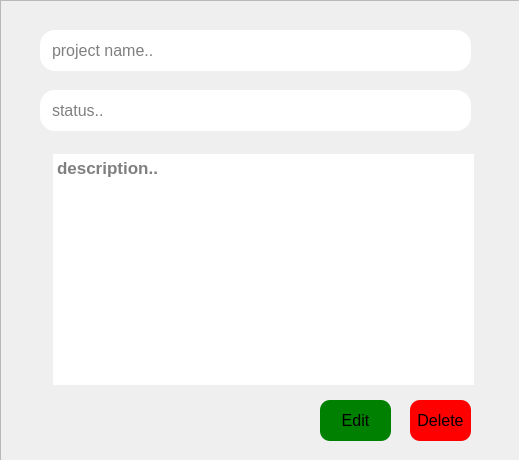
<?xml version="1.0" encoding="UTF-8"?>
<ui version="4.0">
 <class>aboutproject</class>
 <widget class="QWidget" name="aboutproject">
  <property name="geometry">
   <rect>
    <x>0</x>
    <y>0</y>
    <width>519</width>
    <height>460</height>
   </rect>
  </property>
  <property name="windowTitle">
   <string>Form</string>
  </property>
  <widget class="QFrame" name="frame">
   <property name="geometry">
    <rect>
     <x>0</x>
     <y>0</y>
     <width>521</width>
     <height>461</height>
    </rect>
   </property>
   <property name="styleSheet">
    <string notr="true">background:&quot;#bbbcb6&quot;;</string>
   </property>
   <property name="frameShape">
    <enum>QFrame::StyledPanel</enum>
   </property>
   <property name="frameShadow">
    <enum>QFrame::Raised</enum>
   </property>
   <widget class="QLineEdit" name="name">
    <property name="geometry">
     <rect>
      <x>40</x>
      <y>30</y>
      <width>431</width>
      <height>41</height>
     </rect>
    </property>
    <property name="font">
     <font>
      <pointsize>12</pointsize>
     </font>
    </property>
    <property name="styleSheet">
     <string notr="true">background:&quot;#fbd9b1&quot;;
border:none;
border-radius:15;
padding-left:10;</string>
    </property>
    <property name="text">
     <string/>
    </property>
    <property name="placeholderText">
     <string>project name..</string>
    </property>
   </widget>
   <widget class="QLineEdit" name="status">
    <property name="geometry">
     <rect>
      <x>40</x>
      <y>90</y>
      <width>431</width>
      <height>41</height>
     </rect>
    </property>
    <property name="font">
     <font>
      <pointsize>12</pointsize>
     </font>
    </property>
    <property name="styleSheet">
     <string notr="true">background:&quot;#fbd9b1&quot;;
border:none;
border-radius:15;
padding-left:10;</string>
    </property>
    <property name="placeholderText">
     <string>status..</string>
    </property>
   </widget>
   <widget class="QLabel" name="label">
    <property name="geometry">
     <rect>
      <x>50</x>
      <y>410</y>
      <width>251</width>
      <height>20</height>
     </rect>
    </property>
    <property name="font">
     <font>
      <pointsize>13</pointsize>
      <italic>true</italic>
      <bold>true</bold>
     </font>
    </property>
    <property name="styleSheet">
     <string notr="true">color : red;
</string>
    </property>
    <property name="text">
     <string/>
    </property>
   </widget>
   <widget class="QTextEdit" name="description">
    <property name="geometry">
     <rect>
      <x>43</x>
      <y>154</y>
      <width>431</width>
      <height>231</height>
     </rect>
    </property>
    <property name="font">
     <font>
      <pointsize>13</pointsize>
      <bold>true</bold>
     </font>
    </property>
    <property name="styleSheet">
     <string notr="true">background:&quot;#fbd9b1&quot;;
border:none;
border-radius:15;
padding-left:10;</string>
    </property>
    <property name="html">
     <string>&lt;!DOCTYPE HTML PUBLIC &quot;-//W3C//DTD HTML 4.0//EN&quot; &quot;http://www.w3.org/TR/REC-html40/strict.dtd&quot;&gt;
&lt;html&gt;&lt;head&gt;&lt;meta name=&quot;qrichtext&quot; content=&quot;1&quot; /&gt;&lt;meta charset=&quot;utf-8&quot; /&gt;&lt;style type=&quot;text/css&quot;&gt;
p, li { white-space: pre-wrap; }
hr { height: 1px; border-width: 0; }
li.unchecked::marker { content: &quot;\2610&quot;; }
li.checked::marker { content: &quot;\2612&quot;; }
&lt;/style&gt;&lt;/head&gt;&lt;body style=&quot; font-family:'Segoe UI'; font-size:13pt; font-weight:700; font-style:normal;&quot;&gt;
&lt;p style=&quot;-qt-paragraph-type:empty; margin-top:0px; margin-bottom:0px; margin-left:0px; margin-right:0px; -qt-block-indent:0; text-indent:0px; font-weight:300;&quot;&gt;&lt;br /&gt;&lt;/p&gt;&lt;/body&gt;&lt;/html&gt;</string>
    </property>
    <property name="placeholderText">
     <string>description..</string>
    </property>
   </widget>
   <widget class="QPushButton" name="remove">
    <property name="geometry">
     <rect>
      <x>410</x>
      <y>400</y>
      <width>61</width>
      <height>41</height>
     </rect>
    </property>
    <property name="font">
     <font>
      <pointsize>12</pointsize>
     </font>
    </property>
    <property name="cursor">
     <cursorShape>PointingHandCursor</cursorShape>
    </property>
    <property name="styleSheet">
     <string notr="true">background:red;
border-radius:10;</string>
    </property>
    <property name="text">
     <string>Delete</string>
    </property>
   </widget>
   <widget class="QPushButton" name="create">
    <property name="geometry">
     <rect>
      <x>320</x>
      <y>400</y>
      <width>71</width>
      <height>41</height>
     </rect>
    </property>
    <property name="font">
     <font>
      <pointsize>12</pointsize>
     </font>
    </property>
    <property name="cursor">
     <cursorShape>PointingHandCursor</cursorShape>
    </property>
    <property name="styleSheet">
     <string notr="true">background:green;
border-radius:10;</string>
    </property>
    <property name="text">
     <string>Edit</string>
    </property>
   </widget>
  </widget>
 </widget>
 <resources/>
 <connections/>
</ui>
